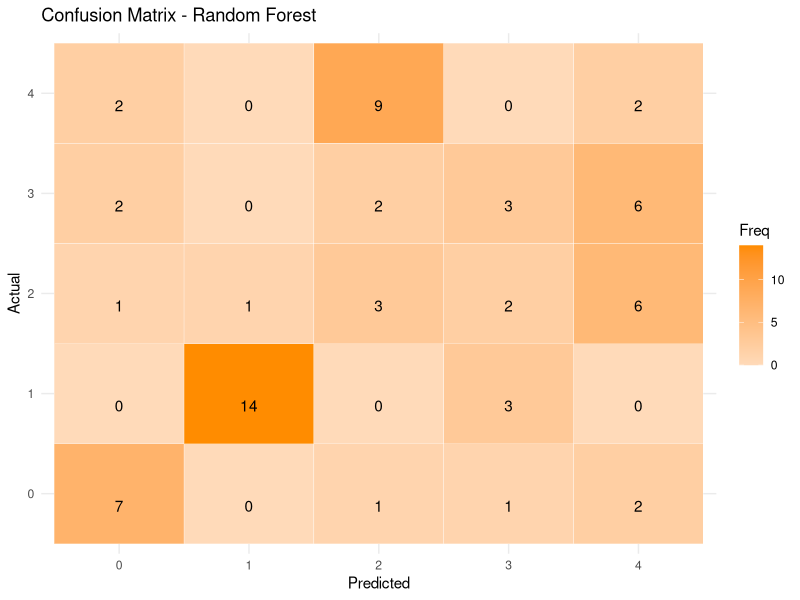

R code for this plot:
if (!require("data.table")) install.packages("data.table", dependencies = TRUE)
if (!require("caret")) install.packages("caret", dependencies = TRUE)
if (!require("ggplot2")) install.packages("ggplot2", dependencies = TRUE)
if (!require("randomForest")) install.packages("randomForest", dependencies = TRUE)

# Load libraries
library(data.table)
library(caret)
library(ggplot2)
library(randomForest)  # Add this line to load the randomForest package

# Load dataset
df <- fread("transformed_land_mines.csv")

# Prepare data
X <- df[, !c("M", "V"), with = FALSE]
y <- df$M - 1  # Adjusting target

# Train-test split (with stratification)
set.seed(42)
train_index <- createDataPartition(y, p = 0.8, list = FALSE)
X_train <- X[train_index,]  # Add comma for proper subsetting
X_test <- X[-train_index,]  # Add comma for proper subsetting
y_train <- y[train_index]
y_test <- y[-train_index]

# Convert to data.frame for training
train_data <- data.frame(X_train, y = as.factor(y_train))
test_data <- data.frame(X_test)

# Train the model
final_model <- randomForest(
  y ~ .,
  data = train_data,
  ntree = 100,
  maxnodes = 2^15, # mimic max_depth = 15
  nodesize = 1,    # min_samples_leaf = 1
  mtry = floor(sqrt(ncol(X_train))), # max_features = "sqrt"
  importance = TRUE
)

# Predict
y_pred <- predict(final_model, newdata = test_data)
y_pred <- as.numeric(as.character(y_pred))  # ensure labels match type

# Evaluate
accuracy <- mean(y_pred == y_test)
cat(sprintf("✅ RandomForest Accuracy: %.4f\n", accuracy))
cat("📊 Classification Report:\n")
print(confusionMatrix(as.factor(y_pred), as.factor(y_test)))

# Confusion matrix heatmap
cm <- table(Actual = y_test, Predicted = y_pred)
cm_df <- as.data.frame(cm)

ggplot(data = cm_df, aes(x = Predicted, y = Actual, fill = Freq)) +
  geom_tile(color = "white") +
  geom_text(aes(label = Freq), vjust = 1.5, color = "black") +
  scale_fill_gradient(low = "peachpuff", high = "darkorange") +
  labs(title = "Confusion Matrix - Random Forest", x = "Predicted", y = "Actual") +
  theme_minimal()

# Save model
saveRDS(final_model, "randomforest_model.rds")
cat("🎉 Model saved as 'randomforest_model.rds'\n")